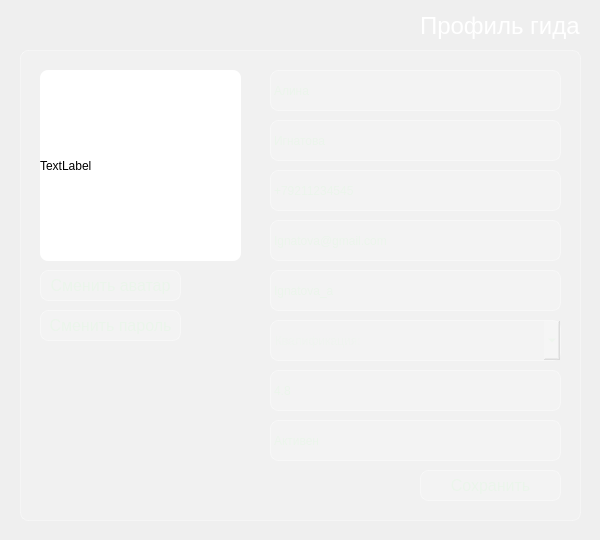
<?xml version="1.0" encoding="UTF-8"?>
<ui version="4.0">
 <class>Dialog</class>
 <widget class="QDialog" name="Dialog">
  <property name="geometry">
   <rect>
    <x>0</x>
    <y>0</y>
    <width>600</width>
    <height>540</height>
   </rect>
  </property>
  <property name="windowTitle">
   <string>Dialog</string>
  </property>
  <property name="styleSheet">
   <string notr="true">background-color: qlineargradient(spread:pad, x1:1, y1:1, x2:0, y2:0,
    stop:0 rgba(20, 65, 30, 255),
    stop:0.427447 rgba(35, 95, 55, 235),
    stop:1 rgba(110, 160, 90, 255));</string>
  </property>
  <widget class="QLabel" name="label_5">
   <property name="geometry">
    <rect>
     <x>270</x>
     <y>220</y>
     <width>291</width>
     <height>41</height>
    </rect>
   </property>
   <property name="styleSheet">
    <string notr="true">background-color: rgba(255, 255, 255, 0.15);
color: rgb(235, 245, 235);
border: 1px solid rgba(255, 255, 255, 0.35);
border-radius: 8px</string>
   </property>
   <property name="text">
    <string>Ignatova@gmail.com</string>
   </property>
  </widget>
  <widget class="QLabel" name="label_2">
   <property name="geometry">
    <rect>
     <x>270</x>
     <y>70</y>
     <width>291</width>
     <height>41</height>
    </rect>
   </property>
   <property name="styleSheet">
    <string notr="true">background-color: rgba(255, 255, 255, 0.15);
color: rgb(235, 245, 235);
border: 1px solid rgba(255, 255, 255, 0.35);
border-radius: 8px</string>
   </property>
   <property name="text">
    <string>Алина</string>
   </property>
  </widget>
  <widget class="QLabel" name="label_4">
   <property name="geometry">
    <rect>
     <x>270</x>
     <y>170</y>
     <width>291</width>
     <height>41</height>
    </rect>
   </property>
   <property name="styleSheet">
    <string notr="true">background-color: rgba(255, 255, 255, 0.15);
color: rgb(235, 245, 235);
border: 1px solid rgba(255, 255, 255, 0.35);
border-radius: 8px</string>
   </property>
   <property name="text">
    <string>+79211234545</string>
   </property>
  </widget>
  <widget class="QLabel" name="label_8">
   <property name="geometry">
    <rect>
     <x>270</x>
     <y>420</y>
     <width>291</width>
     <height>41</height>
    </rect>
   </property>
   <property name="styleSheet">
    <string notr="true">background-color: rgba(255, 255, 255, 0.15);
color: rgb(235, 245, 235);
border: 1px solid rgba(255, 255, 255, 0.35);
border-radius: 8px</string>
   </property>
   <property name="text">
    <string>Активен</string>
   </property>
  </widget>
  <widget class="QLabel" name="label_7">
   <property name="geometry">
    <rect>
     <x>270</x>
     <y>370</y>
     <width>291</width>
     <height>41</height>
    </rect>
   </property>
   <property name="styleSheet">
    <string notr="true">background-color: rgba(255, 255, 255, 0.15);
color: rgb(235, 245, 235);
border: 1px solid rgba(255, 255, 255, 0.35);
border-radius: 8px</string>
   </property>
   <property name="text">
    <string>4.8</string>
   </property>
  </widget>
  <widget class="QLabel" name="label_3">
   <property name="geometry">
    <rect>
     <x>270</x>
     <y>120</y>
     <width>291</width>
     <height>41</height>
    </rect>
   </property>
   <property name="styleSheet">
    <string notr="true">background-color: rgba(255, 255, 255, 0.15);
color: rgb(235, 245, 235);
border: 1px solid rgba(255, 255, 255, 0.35);
border-radius: 8px</string>
   </property>
   <property name="text">
    <string>Игнатова</string>
   </property>
  </widget>
  <widget class="QFrame" name="frame">
   <property name="geometry">
    <rect>
     <x>20</x>
     <y>50</y>
     <width>561</width>
     <height>471</height>
    </rect>
   </property>
   <property name="styleSheet">
    <string notr="true">background-color: rgba(255, 255, 255, 0.15);
color: rgb(235, 245, 235);
border: 1px solid rgba(255, 255, 255, 0.35);
border-radius: 8px</string>
   </property>
   <property name="frameShape">
    <enum>QFrame::Shape::StyledPanel</enum>
   </property>
   <property name="frameShadow">
    <enum>QFrame::Shadow::Raised</enum>
   </property>
   <widget class="QPushButton" name="pushButton_Login_3">
    <property name="geometry">
     <rect>
      <x>20</x>
      <y>260</y>
      <width>141</width>
      <height>31</height>
     </rect>
    </property>
    <property name="styleSheet">
     <string notr="true">background-color: rgba(255, 255, 255, 0.15);
color: rgb(235, 245, 235);
border: 1px solid rgba(255, 255, 255, 0.35);
border-radius: 8px;
font-size: 16px;</string>
    </property>
    <property name="text">
     <string>Сменить пароль</string>
    </property>
   </widget>
  </widget>
  <widget class="QLabel" name="label_Guide">
   <property name="geometry">
    <rect>
     <x>420</x>
     <y>10</y>
     <width>161</width>
     <height>31</height>
    </rect>
   </property>
   <property name="styleSheet">
    <string notr="true">background-color: none;
font-size: 24px;
border: none;
color: white;</string>
   </property>
   <property name="text">
    <string>Профиль гида</string>
   </property>
  </widget>
  <widget class="QPushButton" name="pushButton_Login">
   <property name="geometry">
    <rect>
     <x>40</x>
     <y>270</y>
     <width>141</width>
     <height>31</height>
    </rect>
   </property>
   <property name="styleSheet">
    <string notr="true">background-color: rgba(255, 255, 255, 0.15);
color: rgb(235, 245, 235);
border: 1px solid rgba(255, 255, 255, 0.35);
border-radius: 8px;
font-size: 16px;</string>
   </property>
   <property name="text">
    <string>Сменить аватар</string>
   </property>
  </widget>
  <widget class="QComboBox" name="comboBox">
   <property name="geometry">
    <rect>
     <x>270</x>
     <y>320</y>
     <width>291</width>
     <height>41</height>
    </rect>
   </property>
   <property name="styleSheet">
    <string notr="true">background-color: rgba(255, 255, 255, 0.15);
color: rgb(235, 245, 235);
border: 1px solid rgba(255, 255, 255, 0.35);
border-radius: 8px</string>
   </property>
   <property name="placeholderText">
    <string>Квалификация:</string>
   </property>
  </widget>
  <widget class="QLabel" name="label">
   <property name="geometry">
    <rect>
     <x>40</x>
     <y>70</y>
     <width>201</width>
     <height>191</height>
    </rect>
   </property>
   <property name="styleSheet">
    <string notr="true">background-color: white;
border-radius: 8px;</string>
   </property>
   <property name="text">
    <string>TextLabel</string>
   </property>
  </widget>
  <widget class="QLabel" name="label_6">
   <property name="geometry">
    <rect>
     <x>270</x>
     <y>270</y>
     <width>291</width>
     <height>41</height>
    </rect>
   </property>
   <property name="styleSheet">
    <string notr="true">background-color: rgba(255, 255, 255, 0.15);
color: rgb(235, 245, 235);
border: 1px solid rgba(255, 255, 255, 0.35);
border-radius: 8px</string>
   </property>
   <property name="text">
    <string>Ignatova_a</string>
   </property>
  </widget>
  <widget class="QPushButton" name="pushButton_Login_2">
   <property name="geometry">
    <rect>
     <x>420</x>
     <y>470</y>
     <width>141</width>
     <height>31</height>
    </rect>
   </property>
   <property name="styleSheet">
    <string notr="true">background-color: rgba(255, 255, 255, 0.15);
color: rgb(235, 245, 235);
border: 1px solid rgba(255, 255, 255, 0.35);
border-radius: 8px;
font-size: 16px;</string>
   </property>
   <property name="text">
    <string>Сохранить</string>
   </property>
  </widget>
  <zorder>frame</zorder>
  <zorder>label_5</zorder>
  <zorder>label_2</zorder>
  <zorder>label_4</zorder>
  <zorder>label_8</zorder>
  <zorder>label_7</zorder>
  <zorder>label_3</zorder>
  <zorder>label_Guide</zorder>
  <zorder>pushButton_Login</zorder>
  <zorder>comboBox</zorder>
  <zorder>label</zorder>
  <zorder>label_6</zorder>
  <zorder>pushButton_Login_2</zorder>
 </widget>
 <resources/>
 <connections/>
</ui>
